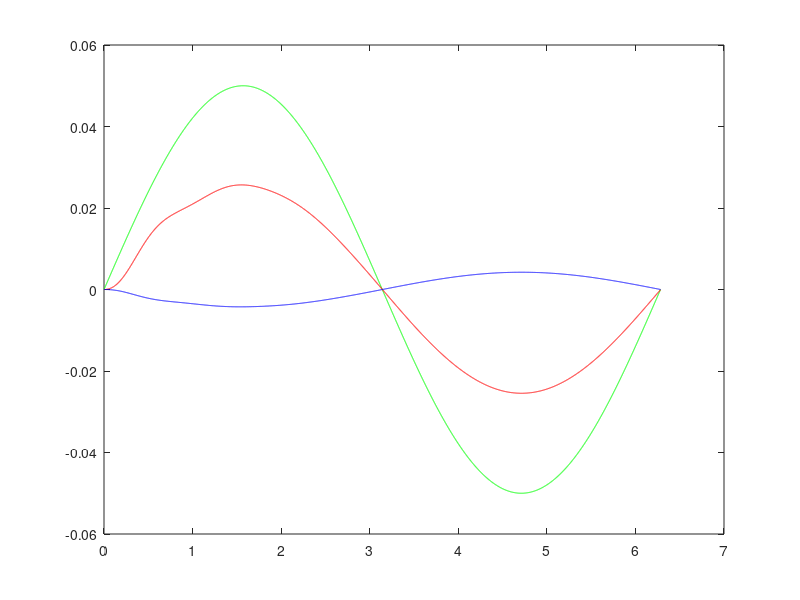
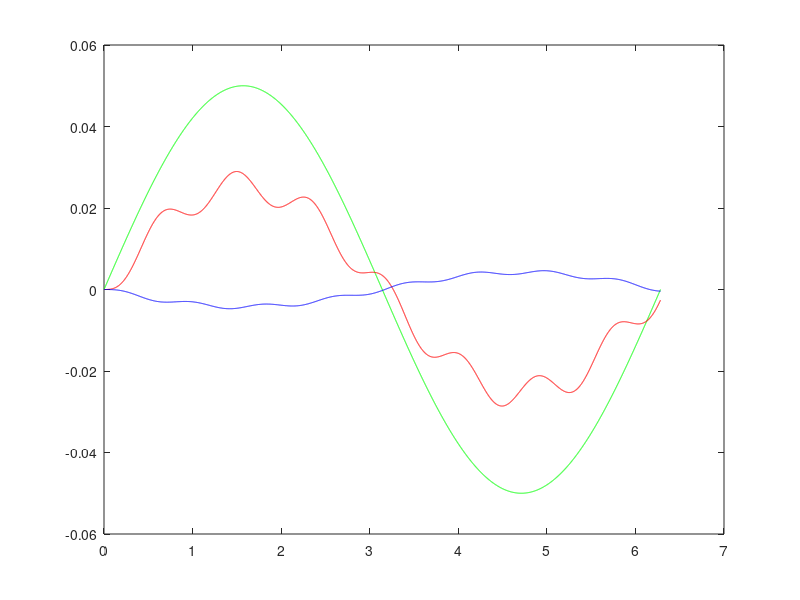

MATLAB code to generate these figures, in order:
clc
clear all
close all

m = 22000;
j = 700000;
c1 = 40000;
c2 = 40000;
k1 = 600000;
k2 = 600000;

l1 = 6;
l2 = 6;

h1 = 0.001;
t1 = 0:h1:2*pi;
omega = 1;
u_sin = 0.05*sin(omega*t1);


impulse_amp = 0.05;
h2 = 0.001;
t2 = 0:h2:40;
u_impulse = zeros(length(t2),1);
u_impulse(10) = impulse_amp;

A = [0, 1, 0, 0;
    -(k1+k2)/m,  -(c1+c2)/m, (k1*l1 - k2*l2)/m, (c1*l1 - c2*l2)/m;
    0, 0, 0, 1;
    (k1*l1 - k2*l2)/j, (c1*l1 - c2*l2)/j, -(k1*l1*l1 + k2*l2*l2)/j, -(c1*l1*l1 + c2*l2*l2)/j];

B = [0,0,0,0;
    k1/m, c1/m, k2/m, c2/m;
    0,0,0,0;
    -k1*l1/j, -c1*l1/j, k2*l2/j, c2*l2/j];

C = [1, 0, 0, 0;
    0, 0, 1, 0];

D = zeros(2,4);
sys = ss(A,B,C,D);
naturalFreq = eig(A);
[wn,zeta] = damp(sys);

dsys = c2d(sys, h1);
X = [0;0;0;0];
for iter = 1:(length(t1)-1)
    zw1 = u_sin(iter);
    zw1_dot = (u_sin(iter+1) - u_sin(iter))/h1;
    zw2 = 0;
    zw2_dot = 0;
    X(:,iter+1) = dsys.A*X(:,iter) + dsys.B*[zw1;zw1_dot;zw2;zw2_dot];
end
figure,
plot(t1,u_sin,'g')
hold on
plot(t1,X(1,:),'r')
plot(t1,X(3,:),'b')


%%Skyhook
%
%
%  Ash = [0, 1, 0, 0;
%         -(k1+k2)/m, cz/m, -(-k1*l1 + k2*l2)/m, 0;
%         0, 0, 0, 1;
%         -(-k1*l1 + k2*l2)/j, 0, -(k1*l1*l1 + k2*l2*l2)/j, -cx/j];
%  Bsh = [0,0;
%         k1/m, k2/m;
%         0,0;
%         -k1*l1/j, k2*l2/j];
%
%  Csh = [0, 1, 0, 0;
%         0, 0, 0, 1];
%
%  Dsh = zeros(2,2);

% syms cz zdot xdot Fa1 Fa2 cx l1 l2
% 
% eqns = [Fa1+Fa2 == -cz*zdot;Fa1*l1-Fa2*l2==-cx*xdot];
% sln = solve(eqns,[Fa1,Fa2])

%Feedback based
cz = 1000;
cx = 1000;
Ash = [0, 1, 0, 0;
    -(k1+k2)/m, 0, (k1*l1 - k2*l2)/m, 0;
    0, 0, 0, 1;
    (k1*l1 - k2*l2)/j, 0, -(k1*l1*l1 + k2*l2*l2)/j, 0];
Bsh = [0,0,0,0;
    k1/m, k2/m, -1/m, -1/m;
    0,0,0,0;
    -k1*l1/j, k2*l2/j, l1/j, -l2/j];

Csh = [0, 1, 0, 0;
    0, 0, 0, 1];

Dsh = zeros(2,4);

sys = ss(Ash,Bsh,Csh,Dsh);
dsys = c2d(sys, h1);
X = [0;0;0;0];
for iter = 1:(length(t1)-1)
    zw1 = u_sin(iter);
    zw2 = 0;
    Fa1 = -cx*X(4,iter)/(l1+l2) - cz*l2*X(2,iter)/(l1+l2);
    Fa2 = cx*X(4,iter)/(l1+l2) - cz*l1*X(2,iter)/(l1+l2);
    X(:,iter+1) = dsys.A*X(:,iter) + dsys.B*[zw1;zw2;Fa1;Fa2];
end
figure,
plot(t1,u_sin,'g')
hold on
plot(t1,X(1,:),'r')
plot(t1,X(3,:),'b')
